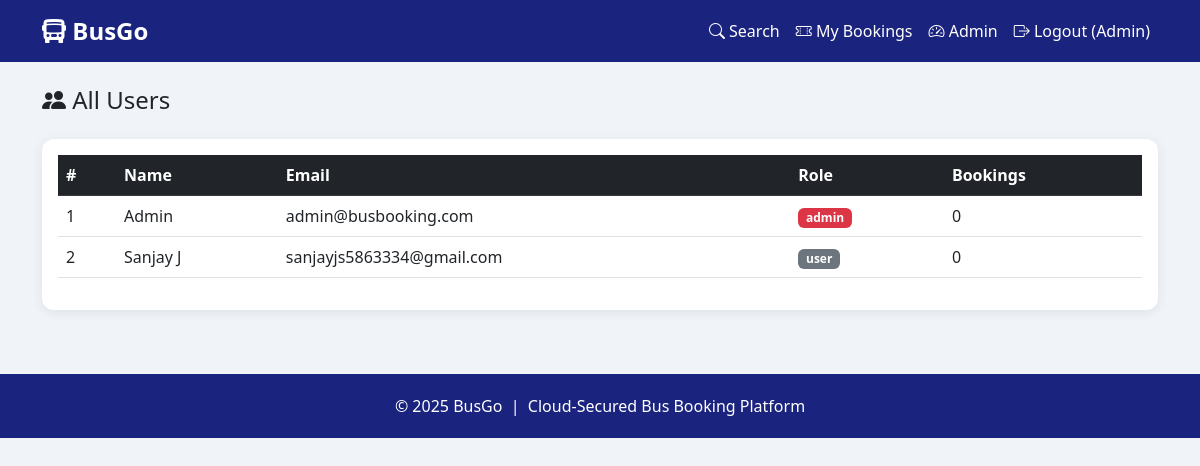
The app's page /admin/users (signed in) with its own data.
### app.py (models this page shows)
class User(db.Model):
    id       = db.Column(db.Integer, primary_key=True)
    name     = db.Column(db.String(100), nullable=False)
    email    = db.Column(db.String(120), unique=True, nullable=False)
    password = db.Column(db.String(200), nullable=False)
    role     = db.Column(db.String(10), default='user')   # 'user' | 'admin'
    bookings = db.relationship('Booking', backref='user', lazy=True)

### app.py (the view)
@app.route('/admin/users')
@login_required
@admin_required
def admin_users():
    users = User.query.all()
    return render_template('admin_users.html', users=users)

### app.py (called while the page is built)
def login_required(f):
    from functools import wraps
    @wraps(f)
    def decorated(*args, **kwargs):
        if 'user_id' not in session:
            flash('Please log in first.', 'warning')
            return redirect(url_for('login'))
        return f(*args, **kwargs)
    return decorated

def admin_required(f):
    from functools import wraps
    @wraps(f)
    def decorated(*args, **kwargs):
        if session.get('role') != 'admin':
            flash('Admin access required.', 'danger')
            return redirect(url_for('home'))
        return f(*args, **kwargs)
    return decorated

### templates/admin_users.html (shortened to what this page needs)
{% extends 'base.html' %}
{% block content %}
<h4 class="mb-4"><i class="bi bi-people-fill"></i> All Users</h4>
<div class="card">
  <div class="card-body">
    <div class="table-responsive">
      <table class="table table-hover">
        <thead class="table-dark">
          <tr><th>#</th><th>Name</th><th>Email</th><th>Role</th><th>Bookings</th></tr>
        </thead>
        <tbody>
          {% for u in users %}
          <tr>
            <td>{{ u.id }}</td>
            <td>{{ u.name }}</td>
            <td>{{ u.email }}</td>
            <td><span class="badge {{ 'bg-danger' if u.role == 'admin' else 'bg-secondary' }}">{{ u.role }}</span></td>
            <td>{{ u.bookings | length }}</td>
          </tr>
          {% endfor %}
        </tbody>
      </table>
    </div>
  </div>
</div>
{% endblock %}

### templates/base.html (style rules this page uses)
body { background: #f0f4f8; font-family: 'Segoe UI', sans-serif; }
.card { border: none; border-radius: 12px; box-shadow: 0 2px 12px rgba(0,0,0,.08); }

### records on screen
User: id "1", name "Admin", email "admin@busbooking.com", role "admin", bookings|length "0"
User: id "2", name "Sanjay J", email "sanjayjs5863334@gmail.com", role "user", bookings|length "0"

### other values on screen
{{ session.name }} "Admin"
